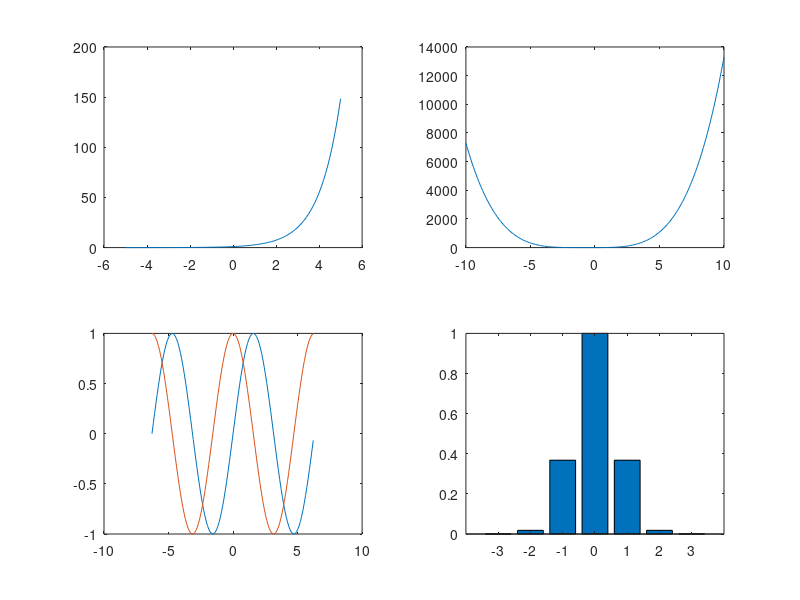

Here is the MATLAB script that generated this plot:
% Grafik Skript gemäss Test
x = -5:0.1:5;
subplot(2, 2, 1), plot(x, exp(x));
x = -10:0.1:10;
f = polyval([1,3,3,1,1],x); 
subplot(2, 2, 2), plot(x, f);
x = -2*pi:0.1:2*pi;
g = sin(x);
h = cos(x);
subplot(2, 2, 3), plot(x, g);
hold on;
plot(x, h);
hold off;
x = -3:01:3;
norm = exp(-x.*x);
subplot(2, 2, 4), bar(x,norm);